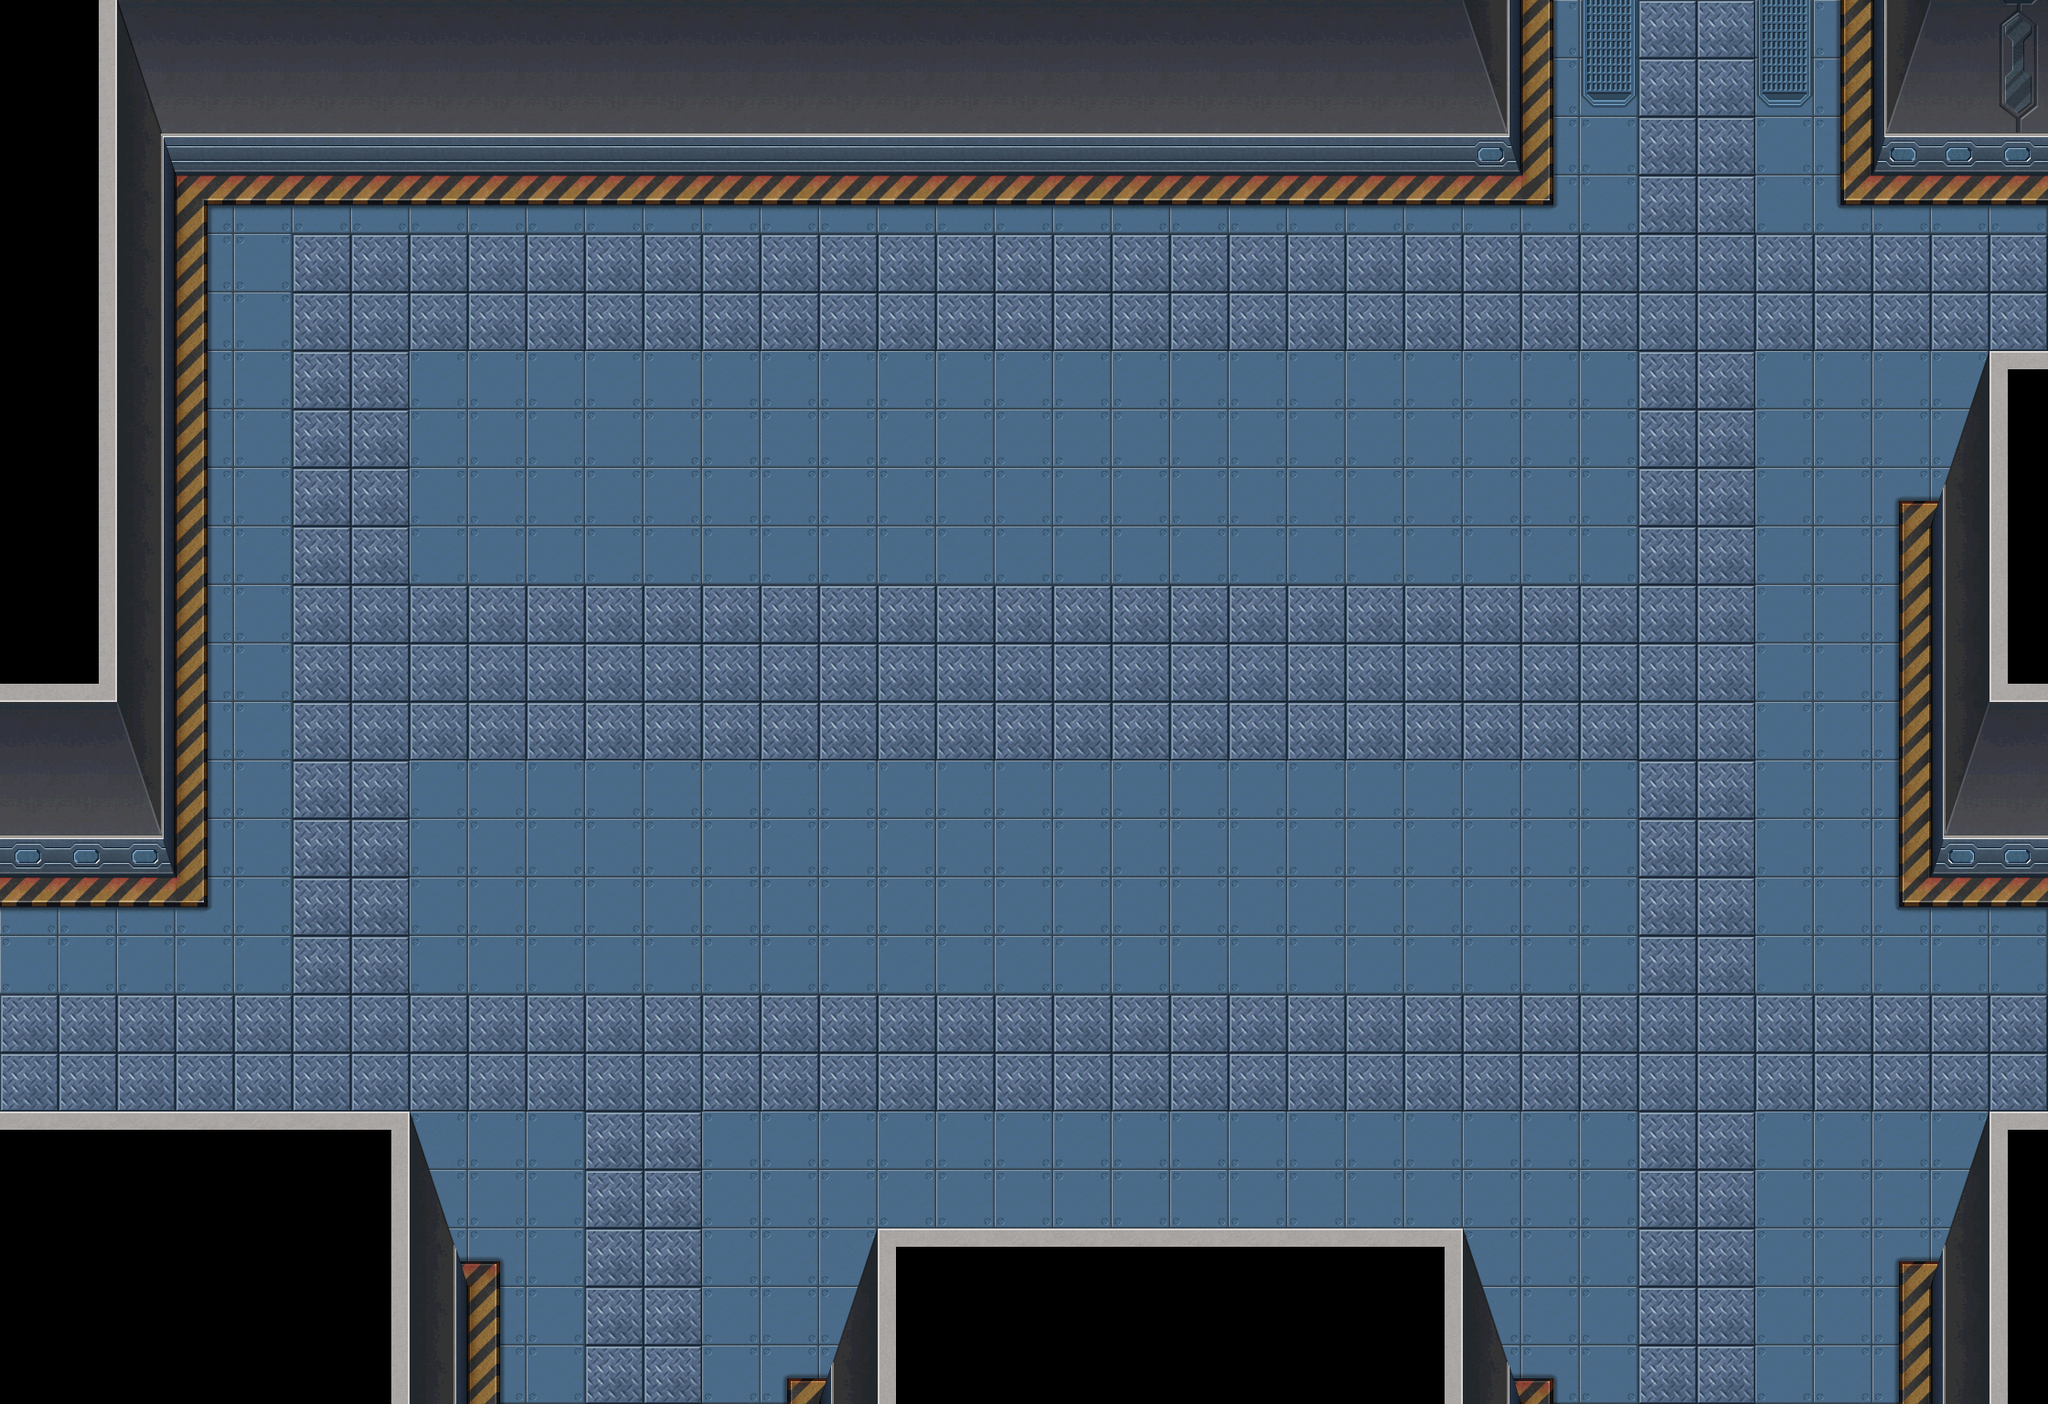

Rendered tile map (Tiled .tmx) drawn with the repository's tilesets; below, a short description and the map source with its tile grids summarised:
An orthogonal 35x24 tile map with 64x64 px tiles, 1 tile layer (background), 32 tilesets and 77 objects (15x collide, 12x collide_bullet).

<map version="1.0" orientation="orthogonal" width="35" height="24" tilewidth="64" tileheight="64">
 <tileset firstgid="1" name="jianzhu3_huatai" tilewidth="129" tileheight="173">
  <image source="jianzhu3_huatai.png" width="129" height="173" />
 </tileset>
 <tileset firstgid="2" name="jianzhu3_chuang02" tilewidth="52" tileheight="386">
  <image source="jianzhu3_chuang02.png" width="52" height="386" />
 </tileset>
 <tileset firstgid="3" name="jianzhu3_chuang01" tilewidth="52" tileheight="386">
  <image source="jianzhu3_chuang01.png" width="52" height="386" />
 </tileset>
 <tileset firstgid="4" name="jianzhu3_dianti" tilewidth="172" tileheight="196">
  <image source="jianzhu3_dianti.png" width="172" height="196" />
 </tileset>
 <tileset firstgid="5" name="jianzhu3_langan01" tilewidth="223" tileheight="105">
  <image source="jianzhu3_langan01.png" width="223" height="105" />
 </tileset>
 <tileset firstgid="6" name="jianzhu3_keng01" tilewidth="293" tileheight="131">
  <image source="jianzhu3_keng01.png" width="293" height="131" />
 </tileset>
 <tileset firstgid="7" name="jianzhu3_keng03" tilewidth="102" tileheight="39">
  <image source="jianzhu3_keng03.png" width="102" height="39" />
 </tileset>
 <tileset firstgid="8" name="jianzhu3_keng04" tilewidth="52" tileheight="20">
  <image source="jianzhu3_keng04.png" width="52" height="20" />
 </tileset>
 <tileset firstgid="9" name="jianzhu3_yizi01" tilewidth="85" tileheight="229">
  <image source="jianzhu3_yizi01.png" width="85" height="229" />
 </tileset>
 <tileset firstgid="10" name="jianzhu3_yizi02" tilewidth="85" tileheight="229">
  <image source="jianzhu3_yizi02.png" width="85" height="229" />
 </tileset>
 <tileset firstgid="11" name="jianzhu3_zhuozi01" tilewidth="518" tileheight="213">
  <image source="jianzhu3_zhuozi01.png" width="518" height="213" />
 </tileset>
 <tileset firstgid="12" name="jianzhu3_zhuozi02" tilewidth="202" tileheight="256">
  <image source="jianzhu3_zhuozi02.png" width="202" height="256" />
 </tileset>
 <tileset firstgid="13" name="jianzhu3_zhuozi03" tilewidth="202" tileheight="256">
  <image source="jianzhu3_zhuozi03.png" width="202" height="256" />
 </tileset>
 <tileset firstgid="14" name="jianzhu_xuezi01" tilewidth="242" tileheight="196">
  <image source="jianzhu_xuezi01.png" width="242" height="196" />
 </tileset>
 <tileset firstgid="15" name="jianzhu_xuezi02" tilewidth="219" tileheight="141">
  <image source="jianzhu_xuezi02.png" width="219" height="141" />
 </tileset>
 <tileset firstgid="16" name="jianzhu_xuezi03" tilewidth="192" tileheight="132">
  <image source="jianzhu_xuezi03.png" width="192" height="132" />
 </tileset>
 <tileset firstgid="17" name="jianzhu_xuezi04" tilewidth="421" tileheight="156">
  <image source="jianzhu_xuezi04.png" width="421" height="156" />
 </tileset>
 <tileset firstgid="18" name="jianzhu_xuezi05" tilewidth="180" tileheight="297">
  <image source="jianzhu_xuezi05.png" width="180" height="297" />
 </tileset>
 <tileset firstgid="19" name="jianzhu_xiangzi05" tilewidth="150" tileheight="170">
  <image source="jianzhu_xiangzi05.png" width="150" height="170" />
 </tileset>
 <tileset firstgid="20" name="jianzhu_xiangzi06" tilewidth="90" tileheight="113">
  <image source="jianzhu_xiangzi06.png" width="90" height="113" />
 </tileset>
 <tileset firstgid="21" name="jianzhu_xiangzi02" tilewidth="122" tileheight="126">
  <image source="jianzhu_xiangzi02.png" width="122" height="126" />
 </tileset>
 <tileset firstgid="22" name="jianzhu_xiangzi03" tilewidth="122" tileheight="76">
  <image source="jianzhu_xiangzi03.png" width="122" height="76" />
 </tileset>
 <tileset firstgid="23" name="jianzhu2_xiangzi0" tilewidth="192" tileheight="168">
  <image source="jianzhu2_xiangzi0.png" width="192" height="168" />
 </tileset>
 <tileset firstgid="24" name="jianzhu_xiangzi04" tilewidth="183" tileheight="126">
  <image source="jianzhu_xiangzi04.png" width="183" height="126" />
 </tileset>
 <tileset firstgid="25" name="jianzhu_xiangzi01" tilewidth="71" tileheight="80">
  <image source="jianzhu_xiangzi01.png" width="71" height="80" />
 </tileset>
 <tileset firstgid="26" name="jianzhu_xiangzi07" tilewidth="92" tileheight="112">
  <image source="jianzhu_xiangzi07.png" width="92" height="112" />
 </tileset>
 <tileset firstgid="27" name="jianzhu_qiang01" tilewidth="92" tileheight="54">
  <image source="jianzhu_qiang01.png" width="92" height="54" />
 </tileset>
 <tileset firstgid="28" name="bg05" tilewidth="64" tileheight="64">
  <image source="bg05.png" width="512" height="512" />
 </tileset>
 <tileset firstgid="92" name="jianzhu5_chuangzi" tilewidth="374" tileheight="143">
  <image source="jianzhu5_chuangzi.png" width="374" height="143" />
 </tileset>
 <tileset firstgid="93" name="jianzhu5_syt" tilewidth="584" tileheight="179">
  <image source="jianzhu5_syt.png" width="584" height="179" />
 </tileset>
 <tileset firstgid="94" name="jianzhu3_keng02" tilewidth="152" tileheight="79">
  <image source="jianzhu3_keng02.png" width="152" height="79" />
 </tileset>
 <tileset firstgid="95" name="jianzhu_xuezi05" tilewidth="180" tileheight="297">
  <image source="jianzhu_xuezi05.png" width="180" height="297" />
 </tileset>
 <layer name="background" width="35" height="24">
  <data>[840 cells, 840 non-empty, 45 distinct tile ids]</data>
 </layer>
 <objectgroup name="rightboli" width="35" height="24">
  <properties>
   <property name="filename" value="jianzhu3_chuang02.png" />
   <property name="groundlayer" value="1" />
  </properties>
  <object gid="2" x="2125" y="833">
   <properties>
    <property name="groundZ" value="2" />
   </properties>
  </object>
  <object gid="2" x="2125" y="1692">
   <properties>
    <property name="groundZ" value="2" />
   </properties>
  </object>
 </objectgroup>
 <objectgroup name="window" width="35" height="24">
  <properties>
   <property name="filename" value="jianzhu5_chuangzi.png" />
   <property name="groundlayer" value="1" />
  </properties>
  <object gid="92" x="294" y="135">
   <properties>
    <property name="groundZ" value="1" />
   </properties>
  </object>
  <object gid="92" x="1126" y="138">
   <properties>
    <property name="groundZ" value="1" />
   </properties>
  </object>
 </objectgroup>
 <objectgroup name="deskbig" width="35" height="24">
  <properties>
   <property name="buildlayer" value="1" />
   <property name="filename" value="jianzhu3_zhuozi01.png" />
  </properties>
  <object gid="11" x="855" y="1971" />
 </objectgroup>
 <objectgroup name="flower" width="35" height="24">
  <properties>
   <property name="filename" value="jianzhu3_huatai.png" />
   <property name="groundlayer" value="1" />
  </properties>
  <object gid="1" x="-461" y="1092">
   <properties>
    <property name="groundZ" value="4" />
   </properties>
  </object>
  <object gid="1" x="-465" y="949">
   <properties>
    <property name="groundZ" value="3" />
   </properties>
  </object>
 </objectgroup>
 <objectgroup name="rightdoor" width="35" height="24">
  <properties>
   <property name="filename" value="jianzhu3_men02.png" />
   <property name="groundlayer" value="1" />
  </properties>
 </objectgroup>
 <objectgroup name="rightdooropen" width="35" height="24">
  <properties>
   <property name="filename" value="jianzhu3_men04.png" />
   <property name="groundlayer" value="1" />
  </properties>
 </objectgroup>
 <objectgroup name="leftdoor" width="35" height="24">
  <properties>
   <property name="filename" value="jianzhu3_men01.png" />
   <property name="groundlayer" value="1" />
  </properties>
 </objectgroup>
 <objectgroup name="leftdooropen" width="35" height="24">
  <properties>
   <property name="filename" value="jianzhu3_men03.png" />
   <property name="groundlayer" value="1" />
  </properties>
 </objectgroup>
 <objectgroup name="leftboli" width="35" height="24">
  <properties>
   <property name="filename" value="jianzhu3_chuang01.png" />
   <property name="groundlayer" value="1" />
  </properties>
  <object gid="3" x="127" y="766">
   <properties>
    <property name="groundZ" value="2" />
   </properties>
  </object>
  <object gid="3" x="127" y="452">
   <properties>
    <property name="groundZ" value="2" />
   </properties>
  </object>
 </objectgroup>
 <objectgroup name="door" width="35" height="24">
  <properties>
   <property name="filename" value="jianzhu3_dianti.png" />
   <property name="groundlayer" value="1" />
  </properties>
  <object gid="4" x="811" y="216">
   <properties>
    <property name="groundZ" value="1" />
   </properties>
  </object>
 </objectgroup>
 <objectgroup name="keng1" width="35" height="24">
  <properties>
   <property name="filename" value="jianzhu3_keng01.png" />
   <property name="groundlayer" value="1" />
  </properties>
  <object gid="6" x="1422" y="628" />
  <object gid="6" x="463" y="1015" />
 </objectgroup>
 <objectgroup name="keng2" width="35" height="24">
  <properties>
   <property name="filename" value="jianzhu3_keng02.png" />
   <property name="groundlayer" value="1" />
  </properties>
  <object gid="94" x="536" y="473" />
  <object gid="94" x="1625" y="1371" />
  <object gid="94" x="1561" y="984" />
 </objectgroup>
 <objectgroup name="keng3" width="35" height="24">
  <properties>
   <property name="filename" value="jianzhu3_keng03.png" />
   <property name="groundlayer" value="1" />
  </properties>
  <object gid="7" x="2003" y="439" />
  <object gid="7" x="970" y="1330" />
 </objectgroup>
 <objectgroup name="keng4" width="35" height="24">
  <properties>
   <property name="filename" value="jianzhu3_keng04.png" />
   <property name="groundlayer" value="1" />
  </properties>
  <object gid="8" x="164" y="1058" />
 </objectgroup>
 <objectgroup name="chairleft" width="35" height="24">
  <properties>
   <property name="filename" value="jianzhu3_yizi01.png" />
   <property name="groundlayer" value="1" />
  </properties>
  <object gid="9" x="2522" y="1351">
   <properties>
    <property name="groundZ" value="5" />
   </properties>
  </object>
 </objectgroup>
 <objectgroup name="chairright" width="35" height="24">
  <properties>
   <property name="filename" value="jianzhu3_yizi02.png" />
   <property name="groundlayer" value="1" />
  </properties>
  <object gid="10" x="2425" y="1352">
   <properties>
    <property name="groundZ" value="5" />
   </properties>
  </object>
 </objectgroup>
 <objectgroup name="deskleft" width="35" height="24">
  <properties>
   <property name="filename" value="jianzhu3_zhuozi02.png" />
   <property name="groundlayer" value="1" />
  </properties>
  <object gid="12" x="308" y="1945" />
 </objectgroup>
 <objectgroup name="deskright" width="35" height="24">
  <properties>
   <property name="filename" value="jianzhu3_zhuozi03.png" />
   <property name="groundlayer" value="1" />
  </properties>
  <object gid="13" x="532" y="1963" />
 </objectgroup>
 <objectgroup name="blood1" width="35" height="24">
  <properties>
   <property name="filename" value="jianzhu_xuezi01.png" />
   <property name="groundlayer" value="1" />
  </properties>
  <object gid="14" x="573" y="686" />
  <object gid="14" x="584" y="1605" />
  <object gid="14" x="1319" y="1310" />
 </objectgroup>
 <objectgroup name="blood2" width="35" height="24">
  <properties>
   <property name="filename" value="jianzhu_xuezi02.png" />
   <property name="groundlayer" value="1" />
  </properties>
  <object gid="15" x="2097" y="1176">
   <properties>
    <property name="groundZ" value="1" />
   </properties>
  </object>
 </objectgroup>
 <objectgroup name="blood3" width="35" height="24">
  <properties>
   <property name="filename" value="jianzhu_xuezi03.png" />
   <property name="groundlayer" value="1" />
  </properties>
  <object gid="16" x="1768" y="150">
   <properties>
    <property name="groundZ" value="2" />
   </properties>
  </object>
  <object gid="16" x="278" y="894">
   <properties>
    <property name="groundZ" value="1" />
   </properties>
  </object>
  <object gid="16" x="1208" y="802">
   <properties>
    <property name="groundZ" value="1" />
   </properties>
  </object>
  <object gid="16" x="1861" y="870">
   <properties>
    <property name="groundZ" value="1" />
   </properties>
  </object>
  <object gid="16" x="900" y="1156">
   <properties>
    <property name="groundZ" value="1" />
   </properties>
  </object>
 </objectgroup>
 <objectgroup name="blood4" width="35" height="24">
  <properties>
   <property name="filename" value="jianzhu_xuezi04.png" />
   <property name="groundlayer" value="1" />
  </properties>
  <object gid="17" x="1943" y="380" />
  <object gid="17" x="-132" y="1167" />
 </objectgroup>
 <objectgroup name="blood5" width="35" height="24">
  <properties>
   <property name="filename" value="jianzhu_xuezi05.png" />
   <property name="groundlayer" value="1" />
  </properties>
  <object gid="95" x="1693" y="1674" />
 </objectgroup>
 <objectgroup name="blackboxb" width="35" height="24">
  <properties>
   <property name="filename" value="jianzhu_xiangzi05.png" />
   <property name="groundlayer" value="1" />
  </properties>
  <object gid="19" x="338" y="316">
   <properties>
    <property name="groundZ" value="2" />
   </properties>
  </object>
 </objectgroup>
 <objectgroup name="zhuozi" width="35" height="24">
  <properties>
   <property name="buildlayer" value="1" />
   <property name="filename" value="jianzhu5_syt.png" />
  </properties>
  <object gid="93" x="887" y="572" />
  <object gid="93" x="891" y="1026" />
 </objectgroup>
 <objectgroup name="mutouboxb" width="35" height="24">
  <properties>
   <property name="buildlayer" value="1" />
   <property name="filename" value="jianzhu_xiangzi04.png" />
  </properties>
  <object gid="24" x="1476" y="959">
   <properties>
    <property name="groundZ" value="3" />
   </properties>
  </object>
 </objectgroup>
 <objectgroup name="blackboxs" width="35" height="24">
  <properties>
   <property name="filename" value="jianzhu_xiangzi06.png" />
   <property name="groundlayer" value="1" />
  </properties>
  <object gid="20" x="-331" y="515">
   <properties>
    <property name="groundZ" value="1" />
   </properties>
  </object>
 </objectgroup>
 <objectgroup name="greenboxb" width="35" height="24">
  <properties>
   <property name="filename" value="jianzhu_xiangzi02.png" />
   <property name="groundlayer" value="1" />
  </properties>
  <object gid="21" x="767" y="556">
   <properties>
    <property name="groundZ" value="3" />
   </properties>
  </object>
 </objectgroup>
 <objectgroup name="greenboxs" width="35" height="24">
  <properties>
   <property name="filename" value="jianzhu_xiangzi03.png" />
   <property name="groundlayer" value="1" />
  </properties>
  <object gid="22" x="-402" y="658">
   <properties>
    <property name="groundZ" value="3" />
   </properties>
  </object>
 </objectgroup>
 <objectgroup name="greenbox2" width="35" height="24">
  <properties>
   <property name="filename" value="jianzhu2_xiangzi0.png" />
   <property name="groundlayer" value="1" />
  </properties>
  <object gid="23" x="189" y="335">
   <properties>
    <property name="groundZ" value="3" />
   </properties>
  </object>
 </objectgroup>
 <objectgroup name="mutouboxs" width="35" height="24">
  <properties>
   <property name="filename" value="jianzhu_xiangzi01.png" />
   <property name="groundlayer" value="1" />
  </properties>
  <object gid="25" x="228" y="350">
   <properties>
    <property name="groundZ" value="6" />
   </properties>
  </object>
 </objectgroup>
 <objectgroup name="qiangxieM16" width="35" height="24">
  <properties>
   <property name="filename" value="jianzhu_xiangzi07.png" />
   <property name="groundlayer" value="1" />
  </properties>
  <object gid="26" x="363" y="263">
   <properties>
    <property name="groundZ" value="10" />
   </properties>
  </object>
 </objectgroup>
 <objectgroup name="qiangxieSVD" width="35" height="24">
  <properties>
   <property name="filename" value="jianzhu_qiang01.png" />
   <property name="groundlayer" value="1" />
  </properties>
  <object gid="27" x="782" y="487">
   <properties>
    <property name="groundZ" value="10" />
   </properties>
  </object>
 </objectgroup>
 <objectgroup name="warning" width="35" height="24">
  <properties>
   <property name="filename" value="jianzhu3_langan01.png" />
   <property name="groundlayer" value="1" />
  </properties>
  <object gid="5" x="276" y="363">
   <properties>
    <property name="groundZ" value="4" />
   </properties>
  </object>
  <object gid="5" x="-88" y="992">
   <properties>
    <property name="groundZ" value="4" />
   </properties>
  </object>
  <object gid="5" x="2105" y="225">
   <properties>
    <property name="groundZ" value="4" />
   </properties>
  </object>
 </objectgroup>
 <objectgroup name="warning2" width="35" height="24">
  <properties>
   <property name="buildlayer" value="1" />
   <property name="filename" value="jianzhu3_langan01.png" />
  </properties>
  <object gid="5" x="1438" y="1027" />
  <object gid="5" x="1867" y="1550" />
 </objectgroup>
 <objectgroup name="collide_people" width="35" height="24" visible="0">
  <object type="collide" x="-24" y="206" width="219" height="764" />
  <object type="collide" x="188" y="70" width="305" height="287" />
  <object type="collide" x="350" y="-169" width="1318" height="365" />
  <object type="collide" x="2042" y="-83" width="291" height="284" />
  <object type="collide" x="2105" y="393" width="232" height="571" />
  <object type="collide" x="2109" y="1222" width="202" height="332" />
  <object type="collide" x="1872" y="1479" width="330" height="224" />
  <object type="collide" x="895" y="1353" width="757" height="236" />
  <object type="collide" x="-52" y="1227" width="561" height="344" />
  <object type="collide" x="-210" y="892" width="202" height="374" />
  <object type="collide" x="-7" y="1546" width="2205" height="180" />
  <object type="collide" x="2247" y="140" width="169" height="1265" />
  <object type="collide" x="1560" y="-121" width="599" height="108" />
  <object type="collide" x="768" y="422" width="704" height="141" />
  <object type="collide" x="887" y="874" width="767" height="146" />
 </objectgroup>
 <objectgroup name="collide_bullet" width="35" height="24" visible="0">
  <object type="collide_bullet" x="-19" y="-3" width="185" height="885" />
  <object type="collide_bullet" x="133" y="-3" width="1509" height="131" />
  <object type="collide_bullet" x="2070" y="-31" width="193" height="164" />
  <object type="collide_bullet" x="2176" y="383" width="114" height="324" />
  <object type="collide_bullet" x="2131" y="524" width="131" height="385" />
  <object type="collide_bullet" x="2177" y="1216" width="186" height="247" />
  <object type="collide_bullet" x="2130" y="1356" width="100" height="280" />
  <object type="collide_bullet" x="960" y="1343" width="640" height="248" />
  <object type="collide_bullet" x="923" y="1464" width="715" height="189" />
  <object type="collide_bullet" x="-30" y="1215" width="479" height="354" />
  <object type="collide_bullet" x="294" y="1333" width="192" height="275" />
  <object type="collide_bullet" x="1476" y="870" width="167" height="57" />
 </objectgroup>
</map>
